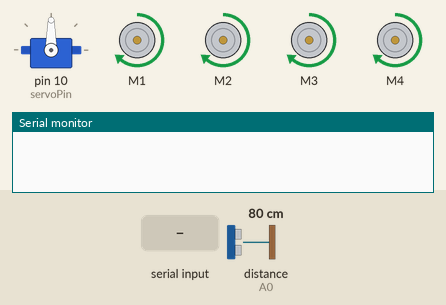
Simulated run of this sketch. Board: Arduino Uno, built with avr-gcc and run on an emulated ATmega328P. Shown: servo, 4 × DC motor (green arrow = forward, orange = backward, longer = faster), the last lines printed to the serial monitor. Wiring (inferred from the names in the program): ultrasonic range finder: trigger A1; echo A0. Inputs (shaded band) come from the test bench; at power-on: distance to the obstacle (sensor on A0) 80 cm. The echo pulse lasts 58.3 µs per cm.

Above: at 1.2 s.
1.3 s: distance to the obstacle (sensor on A0) set to 16 cm
2.8 s: distance to the obstacle (sensor on A0) set to 13 cm
At 3.4 s:
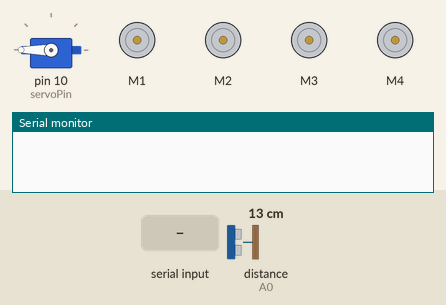
At 3.9 s:
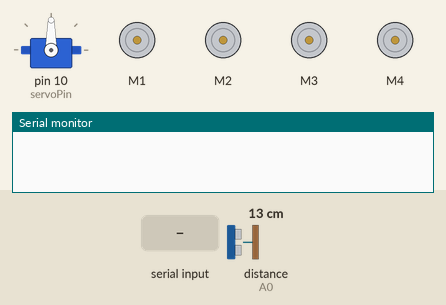
5.8 s: "R" received over Serial
At 8.6 s:
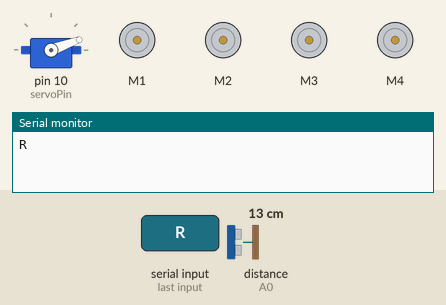
Timing chart, 0 to 18.8 s (numbered marks = the images above; inputs shaded):
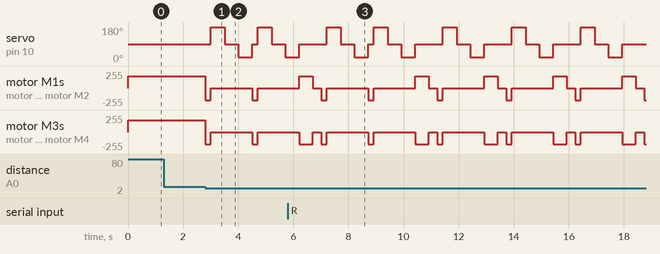

The sketch:

Obstacle_Avoidance_Bluetooth_Control__Voice_Control.ino
```cpp
#include <AFMotor.h> // Adafruit Motor Shield Library
#include <Servo.h> //Servo library
#define Echo A0 // Defining Echo pin of the ultrasonic as Analog 0
#define Trig A1 // Defining Trig pin of the ultrasonic as Analog 1
#define servoPin 10 // Defining servo pin 10
#define startingPoint 90  // Starting point for servo

Servo servo; // Servo object
AF_DCMotor M1(1); //Motor objects
AF_DCMotor M2(2);
AF_DCMotor M3(3);
AF_DCMotor M4(4);

int distance;
int Left;
int Right;
int RightWay;
int LeftWay;
char value;


void setup() {

  Serial.begin(9600);
  pinMode(Trig, OUTPUT);
  pinMode(Echo, INPUT);
  servo.attach(servoPin);

  M1.setSpeed(180);  // Speed between 0-255
  M2.setSpeed(180);  // Speed between 0-255
  M3.setSpeed(180);  // Speed between 0-255
  M4.setSpeed(180);  // Speed between 0-255

}

void loop() {
  Obstacle();
  BluetoothControl();
  VoiceControl();

}
void BluetoothControl(){
  if(Serial.available()>0){ // if the value is not 0, then if stamement is true ; if the value is zero, if statement is false
    value = Serial.read(); // It is used to read data from the serial port. Put the incoming data to the "value" variable.
    Serial.println(value);
    switch(value){
      case 'F':
        Forward();
        break;
      case 'B':
        Backward();
        break;
      case 'L':
        TurnLeft();
        break;
      case 'R':
        TurnRight();
        break;
      case 'S':
        Stop();
        break;
      default:
        Serial.println("There is a problem in bluetooth control function");
    }
  }
}


 void VoiceControl(){
  if ( Serial.available() > 0 ) {
    value = Serial.read();
    Serial.println(value);

    if (value == '^'){
      Forward();
    }
    else if (value == '-'){
      Backward();
    }
    else if (value == '<'){
      Left = LookingLeft();
      servo.write(startingPoint);
      if(Left >= 10){
        TurnLeft();
        delay(500);
        Stop();
      }
      else if(Left < 10){
        Stop();
      }
    }
    else if (value == '>'){
      Right = LookingRight();
      servo.write(startingPoint);
      if(Right >= 10){
        TurnRight();
        delay(500);
        Stop();
      }
      else if(Right < 10){
        Stop();
      }
    }
    else if (value == '*'){
      Stop();
    }


  }
 }

void Obstacle(){
  distance = distCalc();
  if (distance <= 13){
    Stop();
    Backward();
    delay(200);
    Stop();
    Left = LookingLeft();
    servo.write(startingPoint);
    delay(500);
    Right = LookingRight();
    servo.write(startingPoint);
    if(Left < Right){
      TurnRight();
      delay(500);
      Stop();
      delay(300);
    }
    else if(Right < Left){
      TurnLeft();
      delay(500);
      Stop();
      delay(300);
    }
  }
  else{
    Forward();
  }
}

int distCalc(){

  digitalWrite(Trig,LOW); // Initialize the Trig pin
  delayMicroseconds(5); // Microsecond is smaller than milisecond (delay)
  digitalWrite(Trig,HIGH); // Command for starting to generate sound waves or pulses
  delayMicroseconds(10);
  digitalWrite(Trig,LOW); // Not to generate new pulses we make the Trig pin passive
  long duration = pulseIn(Echo,HIGH); // pulseIn -> Reads a pulse on a pin.
  long cm = duration / 29 / 2; // Convert the duration to distance in the terms of centimer
  return cm;
}

void Stop(){
  M1.run(RELEASE);
  M2.run(RELEASE);
  M3.run(RELEASE);
  M4.run(RELEASE);
}

void Backward(){
  M1.run(BACKWARD);
  M2.run(BACKWARD);
  M3.run(BACKWARD);
  M4.run(BACKWARD);
}
void Forward(){
  M1.run(FORWARD);
  M2.run(FORWARD);
  M3.run(FORWARD);
  M4.run(FORWARD);
}

int LookingLeft(){
  servo.write(180);
  delay(500);
  RightWay = distCalc();
  return RightWay;
}

int LookingRight(){
  servo.write(20);
  delay(500);
  LeftWay = distCalc();
  return LeftWay;
}

void TurnRight(){
  M1.run(BACKWARD);
  M2.run(BACKWARD);
  M3.run(FORWARD);
  M4.run(FORWARD);
}

void TurnLeft(){
  M1.run(FORWARD);
  M2.run(FORWARD);
  M3.run(BACKWARD);
  M4.run(BACKWARD);
}
```

Measured:
- the behaviour switches between 15 and 14 cm on distance to the obstacle (sensor on A0) (found by bisection; images 0 and 1)
- after the input at 1.3 s, every drawn part: stays the same
- after the input at 2.8 s, servo on pin 10 (servoPin): 90° → 180° after 0.20 s, → 90° 0.50 s later, → 20° 0.50 s later, → 90° 0.50 s later, … (7 changes in this stretch); motor M1–4: alternates backward 180/255 for 0.20 s and stopped for 1.5 s, starting at once
